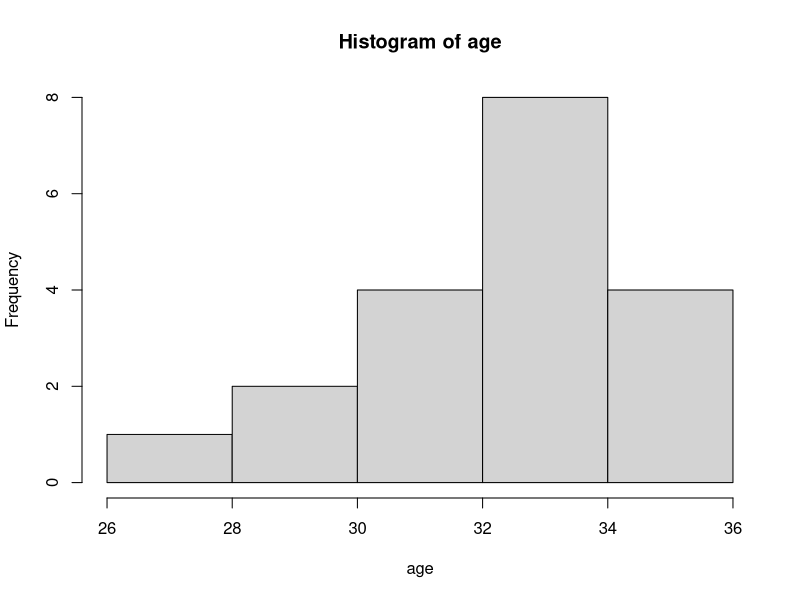
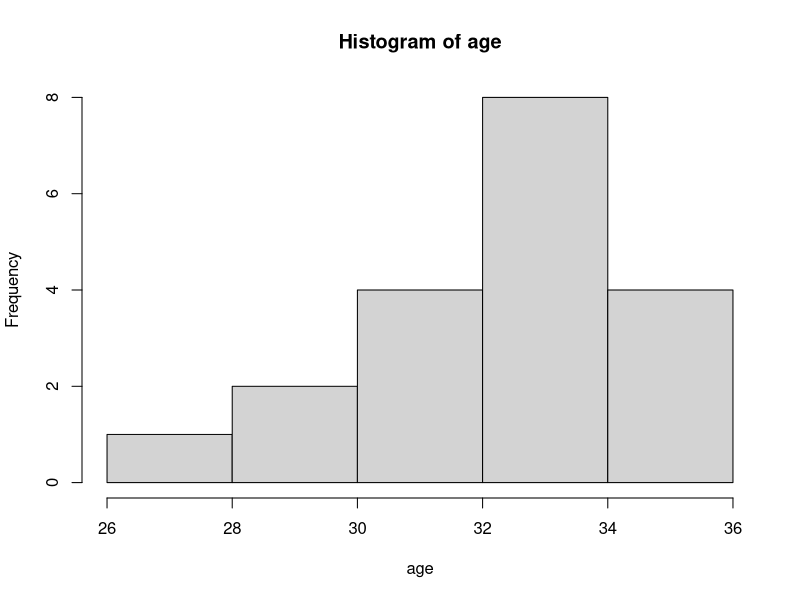
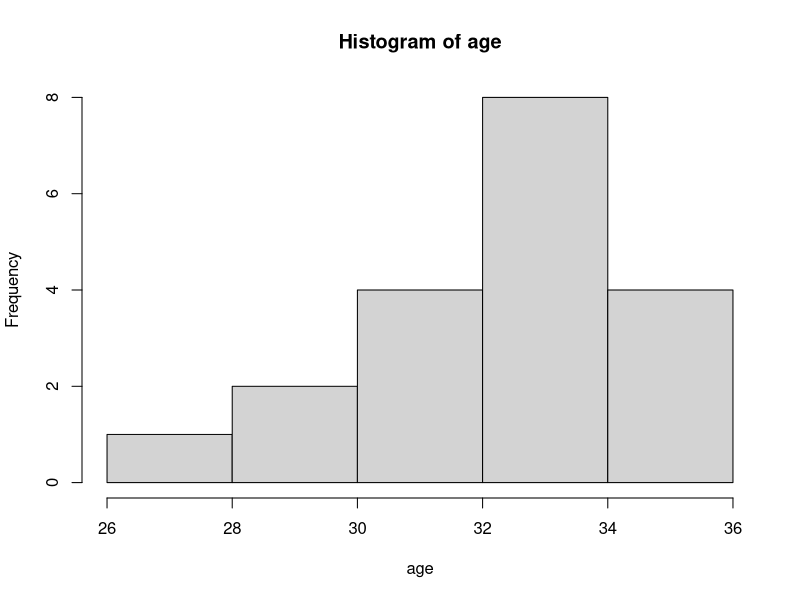

R code for these plots, in order: (Note: this script raises an error after producing the figures.)
## ---- chunk 1

library("knitr")

### Chunk options ###

## Text results
opts_chunk$set(echo = FALSE, warning = FALSE, message = FALSE, size = 'tiny')

## Code decoration
opts_chunk$set(tidy = FALSE, comment = NA, highlight = TRUE, prompt = FALSE, crop = TRUE)

# ## Cache
# opts_chunk$set(cache = TRUE, cache.path = "knitr_output/cache/")

# ## Plots
# opts_chunk$set(fig.path = "knitr_output/figures/")
opts_chunk$set(fig.align = 'center', out.width = '4in', out.height = '3in')

### Hooks ###
## Crop plot margins
knit_hooks$set(crop = hook_pdfcrop)

## Reduce font size
## use tinycode = TRUE as chunk option to reduce code font size
# see http://stackoverflow.com/a/39961605
knit_hooks$set(tinycode = function(before, options, envir) {
  if (before) return(paste0("\n \\", options$size, "\n\n"))
  else return("\n\n \\normalsize \n")
  })

## ---- chunk 2
age <- rnorm(25, 35, 2)
age <- c(27, 32, 29, 34, 32, 31, 33, 36, 35, 30, 33, 33, 34, 32, 34, 34, 34, 35, 35)
## ---- chunk 3
hist(age)
## ---- chunk 4
hist(age)
## ---- chunk 5
hist(age)
## ---- chunk 6
include_graphics("images/SD-SEM.PNG")
## ---- chunk 7
par(mfrow = c(1,2))
data <- c(rnorm(100, 165, 5), 200, 210, 220, 220, 250)
hist(data, col = "grey")

data <- c(rep(0, 22), rep(1, 16))
hist(data, col = "grey")
par(mfrow = c(1,1))
